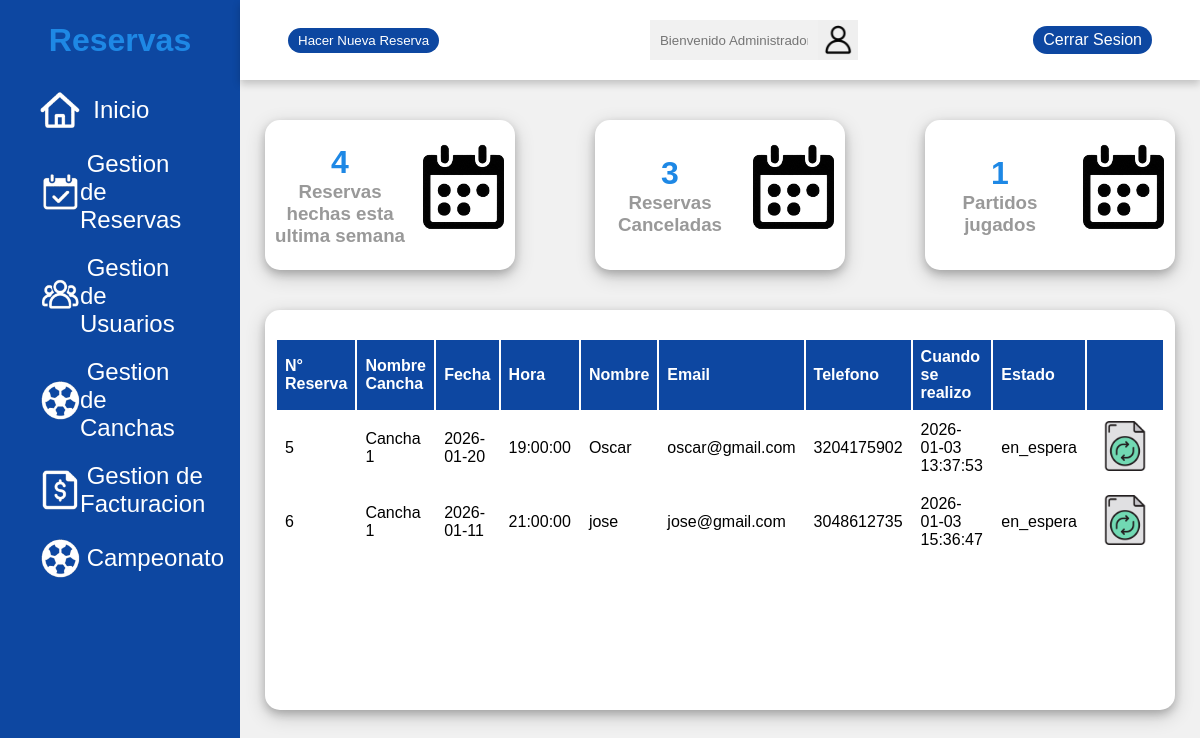
The page /app/GoldenPlayer/modulos/reservas.php (signed in) on the database its author committed.
### tables this page shows
CREATE TABLE `reservas` (
  `id` int(11) NOT NULL,
  `cancha_id` int(11) NOT NULL,
  `fecha` date NOT NULL,
  `hora` time NOT NULL,
  `nombre` varchar(100) NOT NULL,
  `email` varchar(100) DEFAULT NULL,
  `telefono` varchar(20) NOT NULL,
  `creado_en` timestamp NOT NULL DEFAULT current_timestamp(),
  `estado` enum('en_espera','confirmada','cancelada') DEFAULT 'en_espera',
  `motivo_cancelacion` varchar(255) DEFAULT NULL
);

CREATE TABLE `canchas` (
  `id` int(11) NOT NULL,
  `nombre` varchar(100) NOT NULL,
  `descripcion` text DEFAULT NULL,
  `capacidad` varchar(20) DEFAULT NULL,
  `precio` varchar(100) DEFAULT NULL
);

### app/GoldenPlayer/modulos/reservas.php (the view, shortened to what this page needs)
<?php
$conn = conexion();
?>
<!DOCTYPE html>
<html lang="en">
<head>
    <link rel="stylesheet" href="../css/reservas.css">
    <link rel="stylesheet" href="https://cdn.datatables.net/2.0.8/css/dataTables.dataTables.min.css">
</head>
<body>
    <div class="side-menu">
        <div class="brand-name">
            <h1>Reservas</h1>
        </div>
        <ul>
            <a href="admin.php">
                <li><img src="../img/panel/inicio.png" alt=""><span>&nbsp; Inicio</span></li>
            </a>
            <a href="reservas.php">
                <li><img src="../img/panel/reserva.png" alt=""><span>&nbsp;Gestion de Reservas</span></li>
            </a>
            <a href="usuarios.php">
                <li><img src="../img/panel/usuario.png" alt=""><span>&nbsp;Gestion de Usuarios</span></li>
            </a>
            <a href="canchas.php">
                <li><img src="../img/panel/cancha.png" alt=""><span>&nbsp;Gestion de Canchas</span></li>
            </a>
            <a href="facturacion.php">
                <li><img src="../img/panel/factura.png" alt=""><span>&nbsp;Gestion de Facturacion</span></li>
            </a>
            <a href="campeonato.php">
                <li><img src="../img/panel/cancha.png" alt=""><span>&nbsp;Campeonato</span></li>
            </a>
        </ul>
    </div>
    <div class="container">
        <div class="header">
            <div class="nav">
                <div class="user">
                    <button class="btn" id="abrirModal">Hacer Nueva Reserva</button>
                </div>
                <div class="search">
                    <input type="text" placeholder="Bienvenido <?php
                    echo $_SESSION["username"];
                    ?> !!" readonly>
                    <button type="submit"><img src="../img/user.png" alt=""></button>
                </div>
                <a href="../controlador/login/controladorCerrar.php" class="btn">Cerrar Sesion</a>
            </div>
        </div>
        <div class="content">
            <div class="cards">
                <div class="card">
                    <div class="box">
                        <h1>
                            <?php
                            $sql = "
    SELECT COUNT(*) AS total_reservas
    FROM reservas
    WHERE creado_en >= DATE_SUB(NOW(), INTERVAL 7 DAY)
";
                            $result = $conn->query($sql);
                            $data = $result->fetch_assoc();
                            $total_reservas_semana = $data['total_reservas'];
                            echo $total_reservas_semana;
                            ?>
                        </h1>
                        <h3>Reservas hechas esta ultima semana</h3>
                    </div>
                    <div class="icon-case">
                        <img src="../img/reserva.png" alt="">
                    </div>
                </div>
                <div class="card">
                    <div class="box">
                        <h1>
                            <?php
                            $canceladas = $conn->query("SELECT COUNT(*) AS total FROM reservas WHERE estado ='cancelada'")->fetch_assoc()['total'];
                            print ($canceladas)
                                ?>
                        </h1>
                        <h3>Reservas Canceladas</h3>
                    </div>
                    <div class="icon-case">
                        <img src="../img/reserva.png" alt="">
                    </div>
                </div>
                <div class="card">
                    <div class="box">
                        <h1>
                            <?php
                            $jugados = $conn->query("SELECT COUNT(*) AS total FROM reservas WHERE estado ='confirmada'")->fetch_assoc()['total'];
                            print ($jugados)
                                ?>
                        </h1>
                        <h3>Partidos jugados</h3>
                    </div>
                    <div class="icon-case">
                        <img src="../img/reserva.png" alt="">
                    </div>
                </div>
            </div>
            <div class="content-2">
                <div class="recent-payments">
                    <br>
                    <table id="miTabla" class="display">
                        <thead>
                            <tr>
                                <th>N° Reserva</th>
                                <th>Nombre Cancha</th>
                                <th>Fecha</th>
                                <th>Hora</th>
                                <th>Nombre</th>
                                <th>Email</th>
                                <th>Telefono</th>
                                <th>Cuando se realizo</th>
                                <th>Estado</th>
                                <th></th>
                            </tr>
                        </thead>
                        <tbody>
                            <?php
                            $sql = "SELECT
    reservas.*,
    canchas.nombre AS nombre_cancha
FROM reservas
INNER JOIN canchas ON reservas.cancha_id = canchas.id
WHERE reservas.estado = 'en_espera'";
                            $query = mysqli_query($conn, $sql);
                            while ($row = mysqli_fetch_array($query)) { ?>
                                <tr>
                                    <td>
                                        <?= $row['id'] ?>
                                    </td>
                                    <td>
                                        <?= $row['nombre_cancha'] ?>
                                    </td>
                                    <td>
                                        <?= $row['fecha'] ?>
                                    </td>
                                    <td>
                                        <?= $row['hora'] ?>
                                    </td>
                                    <td>
                                        <?= $row['nombre'] ?>
                                    </td>
                                    <td>
                                        <?= $row['email'] ?>
                                    </td>
                                    <td>
                                        <?= $row['telefono'] ?>
                                    </td>
                                    <td>
                                        <?= $row['creado_en'] ?>
                                    </td>
                                    <td>
                                        <?= $row['estado'] ?>
                                    </td>
                                    <td class="funcion">
                                        <div class="actualizar">
                                            <a href="edit/editarReserva.php?id=<?= $row['id'] ?>"><img
                                                    src="../img/panel/actualizar.png" alt="" height="30px" width="30px"></a>
                                        </div>
                                    </td>
                                </tr>
                            <?php }
                            ?>
                        </tbody>
                    </table>
                </div>
            </div>
        </div>
    </div>
</body>
</html>

### app/GoldenPlayer/css/reservas.css (style rules this page uses)
* { margin: 0; padding: 0; box-sizing: border-box; font-family: 'Poppins', sans-serif; }
body { min-height: 100vh; }
a { text-decoration: none; }
li { list-style: none; }
h1, h2 { color: #1E88E5; }
h3 { color: #999; }
.btn { background: #0D47A1; color: white; padding: 5px 10px; text-align: center; border: none; border-radius: 15px; }
th, td { text-align: left; padding: 8px; }
.side-menu { position: fixed; background-color: #0D47A1; width: 20vw; min-height: 100vh; display: flex; flex-direction: column; }
.side-menu .brand-name { height: 10vh; display: flex; align-items: center; justify-content: center; }
.side-menu li { font-size: 24px; padding: 10px 40px; color: white; display: flex; align-items: center; }
.side-menu li img { width: 40px; height: 40px; }
.container { position: absolute; right: 0; width: 80vw; height: 100vh; background: #f1f1f1; }
.container .header { position: fixed; top: 0; right: 0; width: 80vw; height: 10vh; background: white; display: flex; align-items: center; justify-content: center; box-shadow: 0 4px 8px 0 rgb(0, 0, 0, 0.2); z-index: 1; }
.container .header .nav { width: 90%; display: flex; align-items: center; }
.container .header .nav .search { flex: 3; display: flex; justify-content: center; }
.container .header .nav .search input[type=text] { border: none; background: #f1f1f1; padding: 10px; width: 30%; }
.container .header .nav .search button { width: 40px; height: 40px; border: none; display: flex; align-items: center; justify-content: center; }
.container .header .nav .search button img { width: 30px; height: 30px; }
.container .header .nav .user { flex: 1; display: flex; justify-content: space-between; align-items: center; }
.container .content { position: relative; margin-top: 10vh; min-height: 90vh; background: #f1f1f1; }
.container .content .cards { padding: 20px 15px; display: flex; align-items: center; justify-content: space-between; flex-wrap: wrap; }
.container .content .cards .card { text-align: center; width: 250px; height: 150px; background: white; margin: 20px 10px; display: flex; align-items: center; justify-content: space-around; box-shadow: 0 4px 8px 0 rgb(0, 0, 0, 0.2), 0 6px 20px 0 rgba(0, 0, 0, 0.19); border-radius: 15px; }
.container .content .cards .card img { width: 100px; height: 100px; }
.container .content .content-2 { min-height: 60vh; display: flex; justify-content: space-around; align-items: flex-start; flex-wrap: wrap; }
.container .content .content-2 .recent-payments { min-height: 50vh; flex: 5; background: white; margin: 0 25px 25px 25px; box-shadow: 0 4px 8px 0 rgb(0, 0, 0, 0.2), 0 6px 20px 0 rgba(0, 0, 0, 0.19); display: flex; flex-direction: column; border-radius: 15px; overflow-y: auto; overflow-x: auto; padding: 10px; }
#miTabla thead { background-color: #0D47A1; color: white; }
#miTabla tbody tr td { padding: 4px 8px; }
#miTabla tbody tr td.funcion { width: 50px; text-align: center; }
#miTabla tbody tr td .actualizar { display: inline-block; background-color: transparent; padding: 5px; border-radius: 6px; cursor: pointer; }
#miTabla tbody tr td .actualizar img { background-color:transparent; width: 50px; height: 50px; border: none; outline: none; }

### rows shown on the page
reservas: id "5", cancha.nombre "Cancha 1", fecha "2026-01-20", hora "19:00:00", nombre "Oscar", email "oscar@gmail.com", telefono "3204175902", creado_en "2026-01-03 13:37:53", estado "en_espera"
reservas: id "6", cancha.nombre "Cancha 1", fecha "2026-01-11", hora "21:00:00", nombre "jose", email "jose@gmail.com", telefono "3048612735", creado_en "2026-01-03 15:36:47", estado "en_espera"

### other values the page prints
$total_reservas_semana "4"
$canceladas "3"
$jugados "1"
